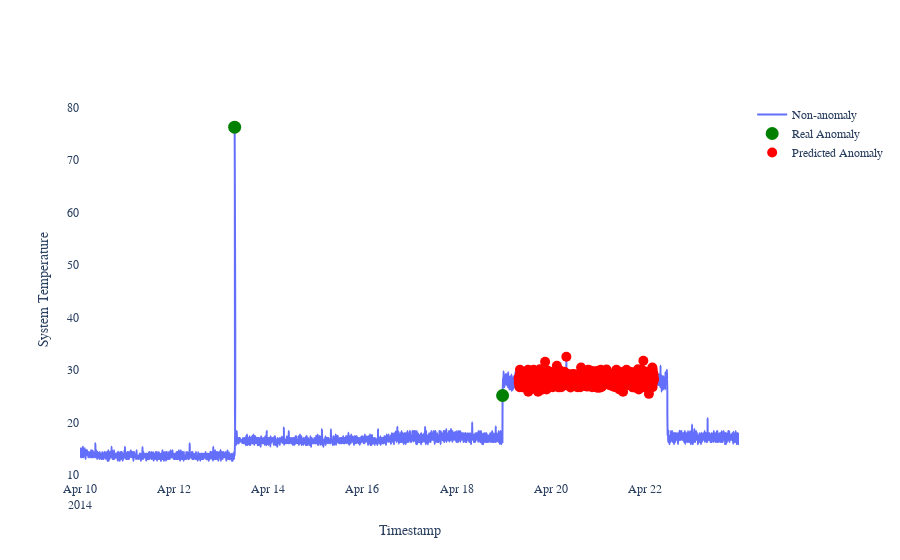

The notebook cell saved with this chart:
### Code cell
layout = go.Layout(
    yaxis = dict(title = 'System Temperature'),
    xaxis = dict(title = 'Timestamp'), paper_bgcolor='rgba(0,0,0,0)',
    plot_bgcolor='rgba(0,0,0,0)', font_family="Times New Roman"
)

trace1 = go.Scatter(
    x = df_test.index,
    y = df_test.value,
    mode = 'lines',
    name = 'Non-anomaly',
    line = dict(shape = 'spline')
)

trace2 = go.Scatter(
    x = test_anomalies.index,
    y = test_anomalies.value, 
    mode = 'markers', name = 'Real Anomaly',
    marker = dict(color = 'green', size = 13)
)

trace3 = go.Scatter(
    x = df_test_subset.index,
    y = df_test_subset.value, 
    mode = 'markers', name = 'Predicted Anomaly',
    marker = dict(color = 'red', size = 10)
)

fig = go.Figure(data = [trace1, trace2, trace3], layout = layout)
py.offline.iplot(fig)

### Figure 1 — Plotly figure (JSON) as saved in the notebook; plotly's stock layout.template omitted (floating-point values rounded to 4 significant figures; data arrays with more than 128 entries replaced by an {"elided": "..."} marker saying what was removed)
{"data": [{"line": {"shape": "spline"}, "mode": "lines", "name": "Non-anomaly", "type": "scatter", "x": {"elided": "4032 str values"}, "y": {"elided": "4032 float values"}}, {"marker": {"color": "green", "size": 13}, "mode": "markers", "name": "Real Anomaly", "type": "scatter", "x": ["2014-04-13T06:52:00", "2014-04-18T23:27:00"], "y": [76.23, 25.11]}, {"marker": {"color": "red", "size": 10}, "mode": "markers", "name": "Predicted Anomaly", "type": "scatter", "x": {"elided": "829 str values"}, "y": {"elided": "829 float values"}}], "layout": {"font": {"family": "Times New Roman"}, "paper_bgcolor": "rgba(0,0,0,0)", "plot_bgcolor": "rgba(0,0,0,0)", "xaxis": {"title": {"text": "Timestamp"}}, "yaxis": {"title": {"text": "System Temperature"}}}}
